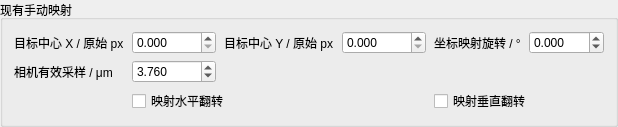
                <widget class="QGroupBox" name="manualMappingGroup">
                 <property name="title">
                  <string>现有手动映射</string>
                 </property>
                 <layout class="QGridLayout" name="manualMappingGroupLayout" columnstretch="0,1,0,1,0,1" rowstretch="0,0,0,1">
                  <property name="horizontalSpacing">
                   <number>8</number>
                  </property>
                  <property name="verticalSpacing">
                   <number>6</number>
                  </property>
                  <item row="0" column="0">
                   <widget class="QLabel" name="camera_center_xLabel">
                    <property name="text">
                     <string>目标中心 X / 原始 px</string>
                    </property>
                   </widget>
                  </item>
                  <item row="0" column="1">
                   <widget class="QDoubleSpinBox" name="camera_center_x">
                    <property name="decimals">
                     <number>3</number>
                    </property>
                    <property name="minimum">
                     <double>0</double>
                    </property>
                    <property name="maximum">
                     <double>50000</double>
                    </property>
                    <property name="value">
                     <double>0</double>
                    </property>
                    <property name="keyboardTracking">
                     <bool>false</bool>
                    </property>
                   </widget>
                  </item>
                  <item row="0" column="2">
                   <widget class="QLabel" name="camera_center_yLabel">
                    <property name="text">
                     <string>目标中心 Y / 原始 px</string>
                    </property>
                   </widget>
                  </item>
                  <item row="0" column="3">
                   <widget class="QDoubleSpinBox" name="camera_center_y">
                    <property name="decimals">
                     <number>3</number>
                    </property>
                    <property name="minimum">
                     <double>0</double>
                    </property>
                    <property name="maximum">
                     <double>50000</double>
                    </property>
                    <property name="value">
                     <double>0</double>
                    </property>
                    <property name="keyboardTracking">
                     <bool>false</bool>
                    </property>
                   </widget>
                  </item>
                  <item row="0" column="4">
                   <widget class="QLabel" name="camera_angle_degLabel">
                    <property name="text">
                     <string>坐标映射旋转 / °</string>
                    </property>
                   </widget>
                  </item>
                  <item row="0" column="5">
                   <widget class="QDoubleSpinBox" name="camera_angle_deg">
                    <property name="decimals">
                     <number>3</number>
                    </property>
                    <property name="minimum">
                     <double>-180</double>
                    </property>
                    <property name="maximum">
                     <double>180</double>
                    </property>
                    <property name="value">
                     <double>0</double>
                    </property>
                    <property name="keyboardTracking">
                     <bool>false</bool>
                    </property>
                   </widget>
                  </item>
                  <item row="1" column="0">
                   <widget class="QLabel" name="camera_pitch_umLabel">
                    <property name="text">
                     <string>相机有效采样 / μm</string>
                    </property>
                   </widget>
                  </item>
                  <item row="1" column="1">
                   <widget class="QDoubleSpinBox" name="camera_pitch_um">
                    <property name="decimals">
                     <number>3</number>
                    </property>
                    <property name="minimum">
                     <double>0.1</double>
                    </property>
                    <property name="maximum">
                     <double>100</double>
                    </property>
                    <property name="value">
                     <double>3.76</double>
                    </property>
                    <property name="keyboardTracking">
                     <bool>false</bool>
                    </property>
                   </widget>
                  </item>
                  <item row="2" column="0">
                   <widget class="QLabel" name="camera_flip_xLabel">
                    <property name="text">
                     <string />
                    </property>
                   </widget>
                  </item>
                  <item row="2" column="1" colspan="2">
                   <widget class="QCheckBox" name="camera_flip_x">
                    <property name="text">
                     <string>映射水平翻转</string>
                    </property>
                    <property name="checked">
                     <bool>false</bool>
                    </property>
                   </widget>
                  </item>
                  <item row="2" column="3">
                   <widget class="QLabel" name="camera_flip_yLabel">
                    <property name="text">
                     <string />
                    </property>
                   </widget>
                  </item>
                  <item row="2" column="4" colspan="2">
                   <widget class="QCheckBox" name="camera_flip_y">
                    <property name="text">
                     <string>映射垂直翻转</string>
                    </property>
                    <property name="checked">
                     <bool>false</bool>
                    </property>
                   </widget>
                  </item>
                 </layout>
                </widget>
